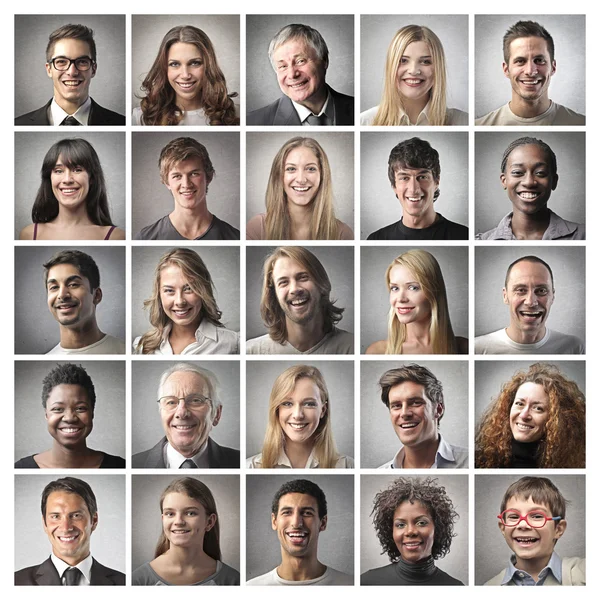
#> input picture image_4.jpg, 600 x 600 px, found by its file name
$ python facerecognition_upload.py
#> lines starting #> are read from the running program, lines starting #| are printed output that depends on the picture; after the words box and inside, x2 and y2 are one past the last pixel; in counts of white or black regions, pixels touching at a corner belong together
# Importing OpenCV package
import cv2

# Reading the image
img = cv2.imread("/home/bgoshtasbi/Desktop/ML Project/proj1_classification/image_4.jpg")
#> img is the input picture: shape (600, 600, 3); mean B, G, R 147.4, 152.8, 162.3

# Converting image to grayscale
gray_img = cv2.cvtColor(img, cv2.COLOR_BGR2GRAY)
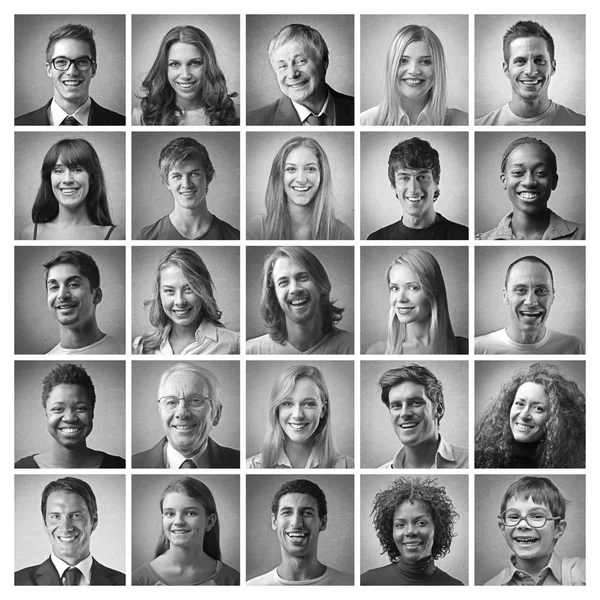
#> gray_img: shape (600, 600); min 0, max 255, mean 155

# Loading the required haar-cascade xml classifier file
haar_cascade = cv2.CascadeClassifier('Haarcascade_frontalface_default.xml')

# Applying the face detection method on the grayscale image
faces_rect = haar_cascade.detectMultiScale(gray_img, 1.1, 9)
#> faces_rect = 25 rows, first 6: [41, 149, 53, 53], [165, 159, 43, 43], [377, 267, 52, 52], [274, 148, 54, 54], [34, 261, 62, 62], [378, 381, 56, 56]
# Iterating through rectangles of detected faces
for (x, y, w, h) in faces_rect:
    cv2.rectangle(img, (x, y), (x+w, y+h), (0, 255, 0), 2)
#> this loop made 25 passes
#> (x, y, w, h) on passes 1 to 12: (41, 149, 53, 53), (165, 159, 43, 43), (377, 267, 52, 52), (274, 148, 54, 54), (34, 261, 62, 62), (378, 381, 56, 56), (159, 44, 52, 52), (153, 268, 54, 54), (502, 385, 51, 51), (271, 381, 58, 58), (152, 490, 56, 56), (268, 490, 57, 57)
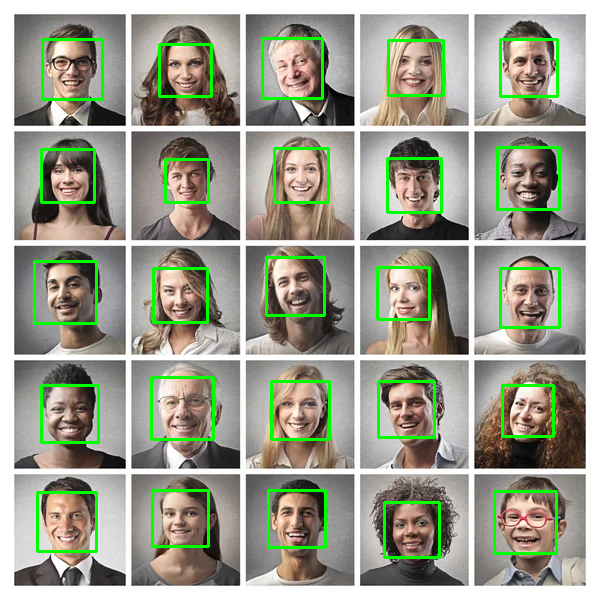
#> img: shape (600, 600, 3); 4.67% of pixels changed, all inside (x1, y1, x2, y2) = (33, 37, 561, 559)

cv2.imshow('Detected faces', img)

cv2.waitKey(0)

$ run again, with image_3.jpg copied over image_4.jpg
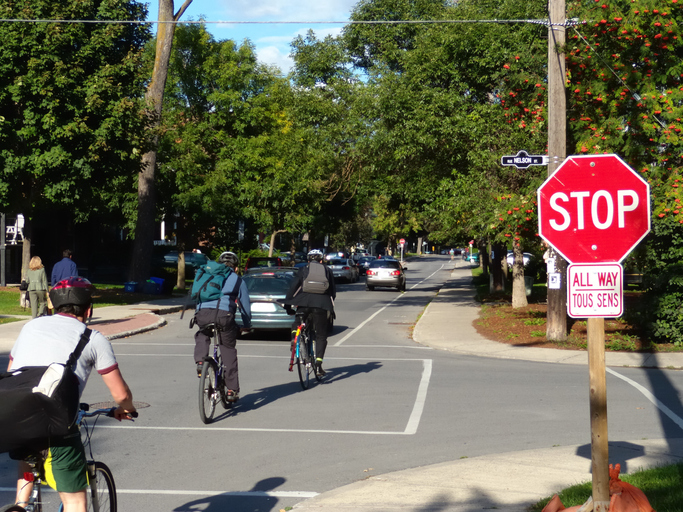
#> input picture image_3.jpg, 683 x 512 px, found by its file name
#> img is the input picture: shape (512, 683, 3); mean B, G, R 82.4, 100.6, 104.5
#> `gray_img = cv2.cvtColor(img, cv2.COLOR_BGR2GRAY)`:
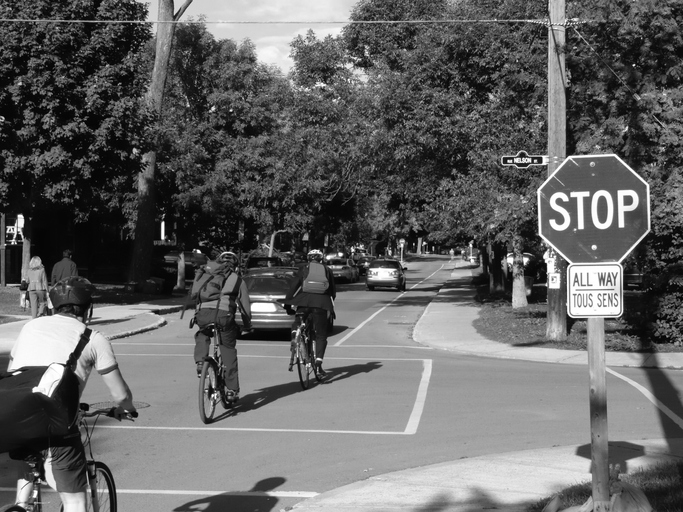
#> gray_img: shape (512, 683); min 0, max 255, mean 99.7
#> faces_rect = ()
